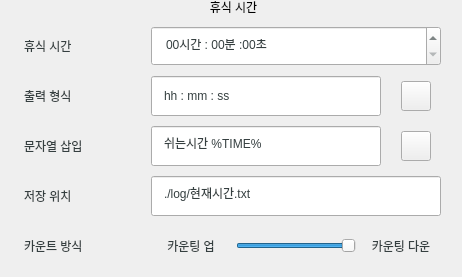
              <widget class="QGroupBox" name="groupBox_4">
               <property name="styleSheet">
                <string notr="true">

QGroupBox  {
    border:0px;
    border-radius: 15px;
	font: 75 15px&quot;Gong Gothic&quot;;
}

QGroupBox::title  {
    font: 20px;
    subcontrol-position: top center;
    padding: 5px 8000px 5px 8000px;
}</string>
               </property>
               <property name="title">
                <string>휴식 시간</string>
               </property>
               <layout class="QGridLayout" name="gridLayout_11">
                <property name="topMargin">
                 <number>11</number>
                </property>
                <item row="0" column="0">
                 <layout class="QGridLayout" name="gridLayout_12">
                  <property name="sizeConstraint">
                   <enum>QLayout::SetMaximumSize</enum>
                  </property>
                  <property name="leftMargin">
                   <number>0</number>
                  </property>
                  <property name="topMargin">
                   <number>15</number>
                  </property>
                  <property name="rightMargin">
                   <number>10</number>
                  </property>
                  <property name="spacing">
                   <number>10</number>
                  </property>
                  <item row="1" column="0">
                   <widget class="QLabel" name="st_user_name_4">
                    <property name="minimumSize">
                     <size>
                      <width>130</width>
                      <height>40</height>
                     </size>
                    </property>
                    <property name="maximumSize">
                     <size>
                      <width>130</width>
                      <height>40</height>
                     </size>
                    </property>
                    <property name="autoFillBackground">
                     <bool>false</bool>
                    </property>
                    <property name="styleSheet">
                     <string notr="true">padding: 10px;;
font: 20px &quot;Gong Gothic&quot;;
color :   #353F40;</string>
                    </property>
                    <property name="text">
                     <string>출력 형식</string>
                    </property>
                    <property name="margin">
                     <number>0</number>
                    </property>
                   </widget>
                  </item>
                  <item row="1" column="1">
                   <widget class="QLineEdit" name="break_output_format">
                    <property name="sizePolicy">
                     <sizepolicy hsizetype="Fixed" vsizetype="Fixed">
                      <horstretch>0</horstretch>
                      <verstretch>0</verstretch>
                     </sizepolicy>
                    </property>
                    <property name="minimumSize">
                     <size>
                      <width>200</width>
                      <height>40</height>
                     </size>
                    </property>
                    <property name="maximumSize">
                     <size>
                      <width>230</width>
                      <height>40</height>
                     </size>
                    </property>
                    <property name="styleSheet">
                     <string notr="true">padding: 10px;
font: 75 15px&quot;Gong Gothic&quot;;
color :   #353F40;</string>
                    </property>
                    <property name="text">
                     <string>hh : mm : ss</string>
                    </property>
                    <property name="alignment">
                     <set>Qt::AlignLeading|Qt::AlignLeft|Qt::AlignVCenter</set>
                    </property>
                   </widget>
                  </item>
                  <item row="2" column="2">
                   <layout class="QHBoxLayout" name="horizontalLayout_8">
                    <property name="spacing">
                     <number>0</number>
                    </property>
                    <property name="leftMargin">
                     <number>10</number>
                    </property>
                    <property name="rightMargin">
                     <number>10</number>
                    </property>
                    <property name="bottomMargin">
                     <number>0</number>
                    </property>
                    <item>
                     <widget class="QPushButton" name="break_output_string_reset">
                      <property name="sizePolicy">
                       <sizepolicy hsizetype="Minimum" vsizetype="Minimum">
                        <horstretch>0</horstretch>
                        <verstretch>0</verstretch>
                       </sizepolicy>
                      </property>
                      <property name="minimumSize">
                       <size>
                        <width>30</width>
                        <height>30</height>
                       </size>
                      </property>
                      <property name="maximumSize">
                       <size>
                        <width>30</width>
                        <height>30</height>
                       </size>
                      </property>
                      <property name="styleSheet">
                       <string notr="true">border-image: url(:/icon/refresh.png);</string>
                      </property>
                      <property name="text">
                       <string/>
                      </property>
                     </widget>
                    </item>
                   </layout>
                  </item>
                  <item row="1" column="2">
                   <layout class="QHBoxLayout" name="horizontalLayout_7">
                    <property name="spacing">
                     <number>0</number>
                    </property>
                    <property name="leftMargin">
                     <number>10</number>
                    </property>
                    <property name="rightMargin">
                     <number>10</number>
                    </property>
                    <item>
                     <widget class="QPushButton" name="break_output_format_reset">
                      <property name="minimumSize">
                       <size>
                        <width>30</width>
                        <height>30</height>
                       </size>
                      </property>
                      <property name="maximumSize">
                       <size>
                        <width>30</width>
                        <height>30</height>
                       </size>
                      </property>
                      <property name="styleSheet">
                       <string notr="true">border-image: url(:/icon/refresh.png);</string>
                      </property>
                      <property name="text">
                       <string/>
                      </property>
                     </widget>
                    </item>
                   </layout>
                  </item>
                  <item row="3" column="1" colspan="2">
                   <widget class="QLineEdit" name="break_output_path">
                    <property name="minimumSize">
                     <size>
                      <width>0</width>
                      <height>40</height>
                     </size>
                    </property>
                    <property name="maximumSize">
                     <size>
                      <width>16777215</width>
                      <height>40</height>
                     </size>
                    </property>
                    <property name="styleSheet">
                     <string notr="true">padding: 10px;
font: 75 15px&quot;Gong Gothic&quot;;
color :   #353F40;</string>
                    </property>
                    <property name="text">
                     <string>./log/현재시간.txt</string>
                    </property>
                    <property name="alignment">
                     <set>Qt::AlignLeading|Qt::AlignLeft|Qt::AlignVCenter</set>
                    </property>
                    <property name="readOnly">
                     <bool>true</bool>
                    </property>
                   </widget>
                  </item>
                  <item row="2" column="0">
                   <widget class="QLabel" name="st_user_address_4">
                    <property name="minimumSize">
                     <size>
                      <width>130</width>
                      <height>40</height>
                     </size>
                    </property>
                    <property name="maximumSize">
                     <size>
                      <width>130</width>
                      <height>40</height>
                     </size>
                    </property>
                    <property name="styleSheet">
                     <string notr="true">padding: 10px;;
font: 20px &quot;Gong Gothic&quot;;
color :   #353F40;</string>
                    </property>
                    <property name="text">
                     <string>문자열 삽입</string>
                    </property>
                   </widget>
                  </item>
                  <item row="2" column="1">
                   <widget class="QLineEdit" name="break_output_string">
                    <property name="sizePolicy">
                     <sizepolicy hsizetype="Fixed" vsizetype="Fixed">
                      <horstretch>0</horstretch>
                      <verstretch>0</verstretch>
                     </sizepolicy>
                    </property>
                    <property name="minimumSize">
                     <size>
                      <width>230</width>
                      <height>40</height>
                     </size>
                    </property>
                    <property name="maximumSize">
                     <size>
                      <width>230</width>
                      <height>40</height>
                     </size>
                    </property>
                    <property name="styleSheet">
                     <string notr="true">padding: 10px;
font: 75 15px&quot;Gong Gothic&quot;;
color :   #353F40;</string>
                    </property>
                    <property name="text">
                     <string>쉬는시간 %TIME%</string>
                    </property>
                    <property name="alignment">
                     <set>Qt::AlignLeading|Qt::AlignLeft|Qt::AlignVCenter</set>
                    </property>
                   </widget>
                  </item>
                  <item row="3" column="0">
                   <widget class="QLabel" name="st_user_week_4">
                    <property name="minimumSize">
                     <size>
                      <width>130</width>
                      <height>40</height>
                     </size>
                    </property>
                    <property name="maximumSize">
                     <size>
                      <width>130</width>
                      <height>40</height>
                     </size>
                    </property>
                    <property name="styleSheet">
                     <string notr="true">padding: 10px;;
font: 20px &quot;Gong Gothic&quot;;
color :   #353F40;</string>
                    </property>
                    <property name="text">
                     <string>저장 위치</string>
                    </property>
                   </widget>
                  </item>
                  <item row="0" column="0">
                   <widget class="QLabel" name="label_10">
                    <property name="minimumSize">
                     <size>
                      <width>0</width>
                      <height>40</height>
                     </size>
                    </property>
                    <property name="maximumSize">
                     <size>
                      <width>16777215</width>
                      <height>40</height>
                     </size>
                    </property>
                    <property name="styleSheet">
                     <string notr="true">padding: 10px;;
font: 20px &quot;Gong Gothic&quot;;
color :   #353F40;</string>
                    </property>
                    <property name="text">
                     <string>휴식 시간</string>
                    </property>
                   </widget>
                  </item>
                  <item row="0" column="1" colspan="2">
                   <widget class="QTimeEdit" name="breaktime_edit">
                    <property name="minimumSize">
                     <size>
                      <width>0</width>
                      <height>40</height>
                     </size>
                    </property>
                    <property name="maximumSize">
                     <size>
                      <width>16777215</width>
                      <height>40</height>
                     </size>
                    </property>
                    <property name="styleSheet">
                     <string notr="true">padding: 10px;
font: 75 15px&quot;Gong Gothic&quot;;
color :   #353F40;</string>
                    </property>
                    <property name="displayFormat">
                     <string>HH시간 : mm분 :ss초</string>
                    </property>
                   </widget>
                  </item>
                  <item row="4" column="0">
                   <widget class="QLabel" name="label_12">
                    <property name="minimumSize">
                     <size>
                      <width>0</width>
                      <height>40</height>
                     </size>
                    </property>
                    <property name="maximumSize">
                     <size>
                      <width>16777215</width>
                      <height>40</height>
                     </size>
                    </property>
                    <property name="styleSheet">
                     <string notr="true">padding: 10px;;
font: 20px &quot;Gong Gothic&quot;;
color :   #353F40;</string>
                    </property>
                    <property name="text">
                     <string>카운트 방식</string>
                    </property>
                   </widget>
                  </item>
                  <item row="4" column="1" colspan="2">
                   <layout class="QHBoxLayout" name="horizontalLayout_10">
                    <property name="spacing">
                     <number>5</number>
                    </property>
                    <property name="sizeConstraint">
                     <enum>QLayout::SetFixedSize</enum>
                    </property>
                    <item>
                     <widget class="QLabel" name="label_15">
                      <property name="sizePolicy">
                       <sizepolicy hsizetype="Preferred" vsizetype="Fixed">
                        <horstretch>0</horstretch>
                        <verstretch>0</verstretch>
                       </sizepolicy>
                      </property>
                      <property name="minimumSize">
                       <size>
                        <width>80</width>
                        <height>0</height>
                       </size>
                      </property>
                      <property name="styleSheet">
                       <string notr="true">padding: 10px;
font: 75 15px&quot;Gong Gothic&quot;;
color :   #353F40;</string>
                      </property>
                      <property name="text">
                       <string>카운팅 업</string>
                      </property>
                      <property name="alignment">
                       <set>Qt::AlignCenter</set>
                      </property>
                     </widget>
                    </item>
                    <item>
                     <widget class="QSlider" name="break_slider">
                      <property name="maximum">
                       <number>1</number>
                      </property>
                      <property name="value">
                       <number>1</number>
                      </property>
                      <property name="orientation">
                       <enum>Qt::Horizontal</enum>
                      </property>
                     </widget>
                    </item>
                    <item>
                     <widget class="QLabel" name="label_16">
                      <property name="sizePolicy">
                       <sizepolicy hsizetype="Preferred" vsizetype="Fixed">
                        <horstretch>0</horstretch>
                        <verstretch>0</verstretch>
                       </sizepolicy>
                      </property>
                      <property name="minimumSize">
                       <size>
                        <width>80</width>
                        <height>0</height>
                       </size>
                      </property>
                      <property name="styleSheet">
                       <string notr="true">padding: 10px;
font: 75 15px&quot;Gong Gothic&quot;;
color :   #353F40;</string>
                      </property>
                      <property name="text">
                       <string>카운팅 다운</string>
                      </property>
                      <property name="alignment">
                       <set>Qt::AlignCenter</set>
                      </property>
                     </widget>
                    </item>
                   </layout>
                  </item>
                 </layout>
                </item>
               </layout>
              </widget>
